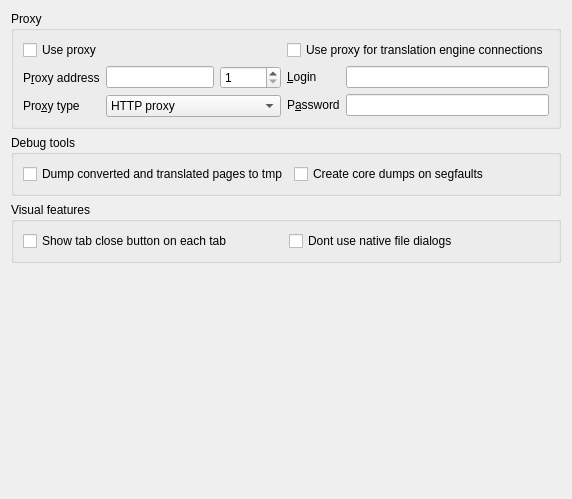
       <widget class="QWidget" name="tab_8">
        <layout class="QVBoxLayout" name="verticalLayout_16">
         <item>
          <widget class="QGroupBox" name="groupBoxProxy">
           <property name="title">
            <string>Proxy</string>
           </property>
           <layout class="QGridLayout" name="gridLayout">
            <item row="0" column="0">
             <widget class="QCheckBox" name="checkUseProxy">
              <property name="text">
               <string>Use proxy</string>
              </property>
             </widget>
            </item>
            <item row="0" column="1">
             <widget class="QCheckBox" name="checkUseProxyTranslator">
              <property name="text">
               <string>Use proxy for translation engine connections</string>
              </property>
             </widget>
            </item>
            <item row="1" column="0">
             <layout class="QFormLayout" name="formLayout_6">
              <item row="0" column="0">
               <widget class="QLabel" name="label_20">
                <property name="text">
                 <string>P&amp;roxy address</string>
                </property>
                <property name="buddy">
                 <cstring>editProxyHost</cstring>
                </property>
               </widget>
              </item>
              <item row="0" column="1">
               <layout class="QHBoxLayout" name="horizontalLayout_18">
                <item>
                 <widget class="QLineEdit" name="editProxyHost"/>
                </item>
                <item>
                 <widget class="QSpinBox" name="spinProxyPort">
                  <property name="minimum">
                   <number>1</number>
                  </property>
                  <property name="maximum">
                   <number>65535</number>
                  </property>
                 </widget>
                </item>
               </layout>
              </item>
              <item row="1" column="0">
               <widget class="QLabel" name="label_23">
                <property name="text">
                 <string>Pro&amp;xy type</string>
                </property>
                <property name="buddy">
                 <cstring>listProxyType</cstring>
                </property>
               </widget>
              </item>
              <item row="1" column="1">
               <widget class="QComboBox" name="listProxyType">
                <property name="sizePolicy">
                 <sizepolicy hsizetype="Expanding" vsizetype="Fixed">
                  <horstretch>0</horstretch>
                  <verstretch>0</verstretch>
                 </sizepolicy>
                </property>
                <item>
                 <property name="text">
                  <string>HTTP proxy</string>
                 </property>
                </item>
                <item>
                 <property name="text">
                  <string>HTTP transparent proxy</string>
                 </property>
                </item>
                <item>
                 <property name="text">
                  <string>SOCKS5 proxy</string>
                 </property>
                </item>
               </widget>
              </item>
             </layout>
            </item>
            <item row="1" column="1">
             <layout class="QFormLayout" name="formLayout_5">
              <item row="0" column="0">
               <widget class="QLabel" name="label_21">
                <property name="text">
                 <string>&amp;Login</string>
                </property>
                <property name="buddy">
                 <cstring>editProxyLogin</cstring>
                </property>
               </widget>
              </item>
              <item row="0" column="1">
               <widget class="QLineEdit" name="editProxyLogin"/>
              </item>
              <item row="1" column="0">
               <widget class="QLabel" name="label_22">
                <property name="text">
                 <string>P&amp;assword</string>
                </property>
                <property name="buddy">
                 <cstring>editProxyPassword</cstring>
                </property>
               </widget>
              </item>
              <item row="1" column="1">
               <widget class="QLineEdit" name="editProxyPassword"/>
              </item>
             </layout>
            </item>
           </layout>
          </widget>
         </item>
         <item>
          <widget class="QGroupBox" name="groupBox_6">
           <property name="title">
            <string>Debug tools</string>
           </property>
           <layout class="QGridLayout" name="gridLayout_2">
            <item row="0" column="0">
             <widget class="QCheckBox" name="checkDumpHtml">
              <property name="text">
               <string>Dump converted and translated pages to tmp</string>
              </property>
             </widget>
            </item>
            <item row="0" column="1">
             <widget class="QCheckBox" name="checkCreateCoredumps">
              <property name="text">
               <string>Create core dumps on segfaults</string>
              </property>
             </widget>
            </item>
           </layout>
          </widget>
         </item>
         <item>
          <widget class="QGroupBox" name="groupBox_7">
           <property name="title">
            <string>Visual features</string>
           </property>
           <layout class="QHBoxLayout" name="horizontalLayout_23">
            <item>
             <widget class="QCheckBox" name="checkTabCloseBtn">
              <property name="text">
               <string>Show tab close button on each tab</string>
              </property>
             </widget>
            </item>
            <item>
             <widget class="QCheckBox" name="checkDontUseNativeFileDialogs">
              <property name="text">
               <string>Dont use native file dialogs</string>
              </property>
             </widget>
            </item>
           </layout>
          </widget>
         </item>
         <item>
          <spacer name="verticalSpacer_12">
           <property name="orientation">
            <enum>Qt::Vertical</enum>
           </property>
           <property name="sizeHint" stdset="0">
            <size>
             <width>20</width>
             <height>225</height>
            </size>
           </property>
          </spacer>
         </item>
        </layout>
       </widget>
